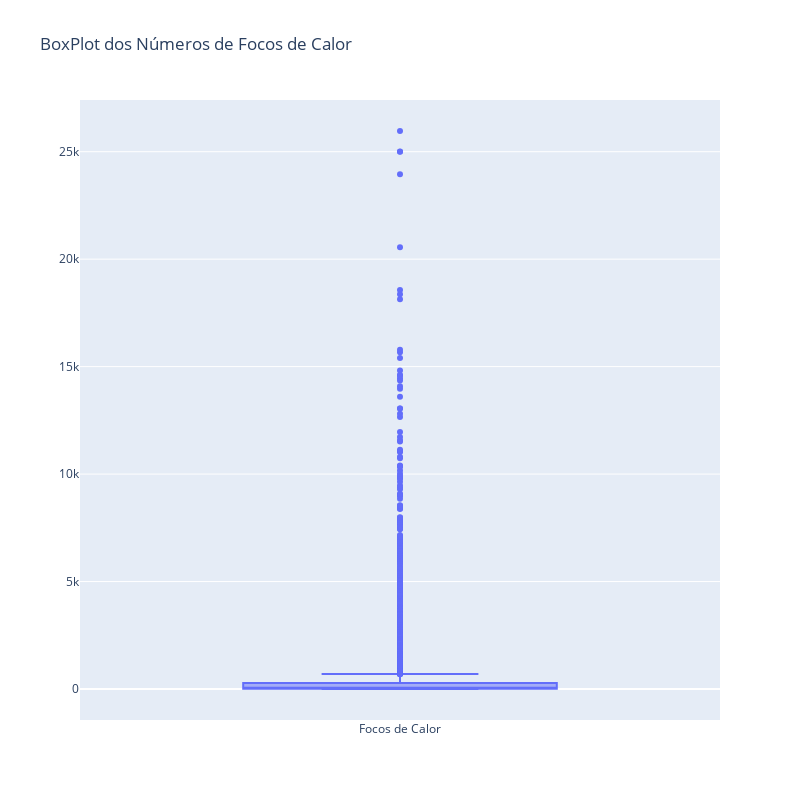

Notebook cell for this chart:
### Code cell
plot_box_plot(base)

### Figure 1 — Plotly figure (JSON) as saved in the notebook; plotly's stock layout.template omitted (floating-point values rounded to 4 significant figures; data arrays with more than 128 entries replaced by an {"elided": "..."} marker saying what was removed)
{"data": [{"name": "Focos de Calor", "type": "box", "y": {"elided": "6454 int values"}}], "layout": {"height": 800, "title": {"text": "BoxPlot dos Números de Focos de Calor"}, "width": 800}}
